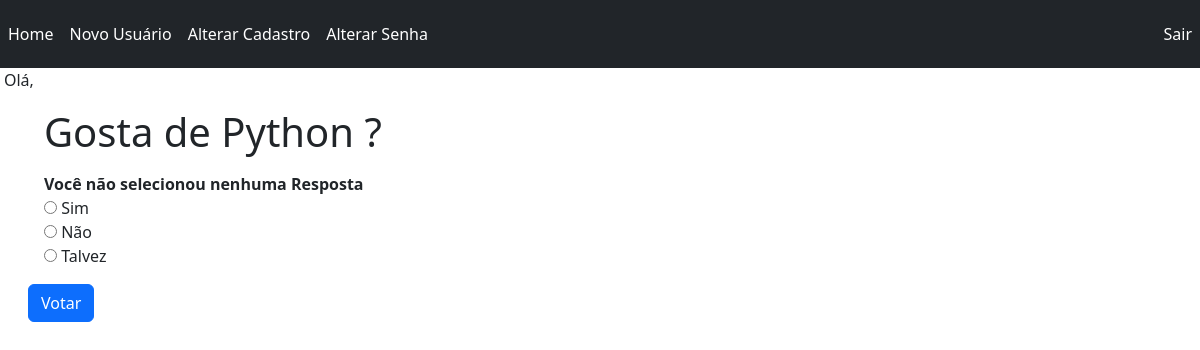
/polls/1/vote/ (signed in), run on the app's committed database.
### polls/models.py (models this page shows, shortened)
class Pergunta(models.Model):
    texto_da_pergunta = models.CharField(max_length=200)
    data_publicacao = models.DateTimeField("Data Publicação")

class Resposta(models.Model):
    pergunta = models.ForeignKey(Pergunta, on_delete=models.CASCADE)
    texto_da_resposta = models.CharField(max_length=200)
    votos = models.IntegerField(default=0)

### polls/views.py (the view)
# urls.py: path("<int:pergunta_id>/vote/", views.vote, name="Votos"),
@login_required
def vote(request, pergunta_id):
    pergunta = get_object_or_404(Pergunta, pk=pergunta_id)
    try:
        selecao = pergunta.resposta_set.get(pk=request.POST["escolha"])
    except (KeyError, Resposta.DoesNotExist):
        return render(request, "polls/detail.html",
                      {
                          "pergunta": pergunta,
                          "error_message": "Você não selecionou nenhuma Resposta"
                      }
                      )
    else:
        selecao.votos = F("votos") + 1
        selecao.save()
        return HttpResponseRedirect(reverse("polls:Resultados", args=(pergunta_id,)))

### polls/templates/polls/detail.html (shortened to what this page needs)
{% extends "polls/layout.html" %}
{% block conteudo %}
    <form action="{% url 'polls:Votos' pergunta.id %}" method="post">
        <fieldset class="m-3">
            <legend><h1>{{ pergunta.texto_da_pergunta }}</h1></legend>
            {% if error_message %} <b>{{ error_message }}</b><br> {% endif %}
                {% for resposta in pergunta.resposta_set.all %}
                    <input type="radio" name="escolha" id="escolha{{ forloop.counter }}" value="{{ resposta.id }}">
                    <label for="escolha{{ forloop.counter }}">{{ resposta.texto_da_resposta }}</label><br>
                {% endfor %}
        </fieldset>
        <input type="submit" class="btn btn-primary" value="Votar" class="m-3">
    </form>
{% endblock conteudo %}

### polls/static/polls/style.css (style rules this page uses)
body { background-color:white; }

### data on the page
Pergunta: texto_da_pergunta "Gosta de Python ?"
Resposta: texto_da_resposta "Sim"
Resposta: texto_da_resposta "Não"
Resposta: texto_da_resposta "Talvez"

### other printed values
{{ error_message }} "Você não selecionou nenhuma Resposta"
